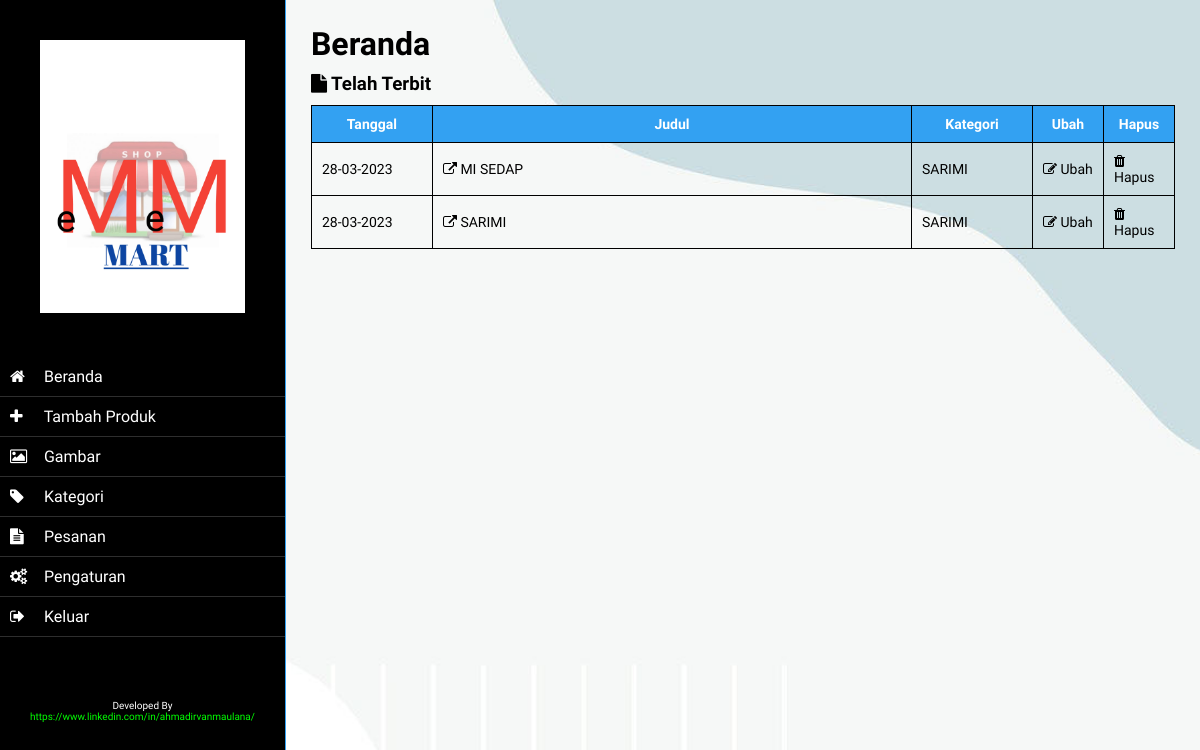
/admin.php (signed in), run on the app's committed database.
### tables this page shows
CREATE TABLE `whatastore_posts` (
  `id` int(6) UNSIGNED NOT NULL,
  `postid` varchar(70) NOT NULL,
  `catid` int(6) NOT NULL,
  `normalprice` float NOT NULL,
  `discountprice` float NOT NULL,
  `title` varchar(300) NOT NULL,
  `time` varchar(150) NOT NULL,
  `options` varchar(200) NOT NULL,
  `picture` varchar(300) NOT NULL,
  `moreimages` text NOT NULL,
  `content` text NOT NULL
);

CREATE TABLE `whatastore_categories` (
  `id` int(6) UNSIGNED NOT NULL,
  `category` varchar(50) NOT NULL
);

### dbcon.php (called while the page is built, shortened)
<?php
$tableprefix = "whatastore_";

### config.php (called while the page is built, shortened)
<?php
include("dbcon.php");
$connection = mysqli_connect($host, $dbuser, $dbpassword, $databasename);
$connection->set_charset("utf8");
$tableconfig = $tableprefix . "config";
$tableposts = $tableprefix . "posts";
$tablecategories = $tableprefix . "categories";
$tablemessages = $tableprefix . "messages";
$sql = "SELECT username, pass FROM users WHERE id = 1";
$result = mysqli_query($connection, $sql);
if (mysqli_num_rows($result) > 0) {
	$row = mysqli_fetch_assoc($result);
	$username = $row["username"];
	$password = $row["pass"];
}
mysqli_query($connection, "CREATE TABLE IF NOT EXISTS $tableconfig (
id INT(6) UNSIGNED AUTO_INCREMENT PRIMARY KEY,
config VARCHAR(150) NOT NULL,
value TEXT CHARACTER SET utf8 COLLATE utf8_general_ci NOT NULL
)");
mysqli_query($connection, "CREATE TABLE IF NOT EXISTS $tableposts (
id INT(6) UNSIGNED AUTO_INCREMENT PRIMARY KEY,
postid VARCHAR(70) NOT NULL,
catid INT(6) NOT NULL,
normalprice FLOAT NOT NULL,
discountprice FLOAT NOT NULL,
title VARCHAR(300) CHARACTER SET utf8 COLLATE utf8_general_ci NOT NULL,
time VARCHAR(150) NOT NULL,
options VARCHAR(200) NOT NULL,
picture VARCHAR(300) NOT NULL,
moreimages TEXT NOT NULL,
content TEXT CHARACTER SET utf8 COLLATE utf8_general_ci NOT NULL
)");
mysqli_query($connection, "CREATE TABLE IF NOT EXISTS $tablecategories (
id INT(6) UNSIGNED AUTO_INCREMENT PRIMARY KEY,
category VARCHAR(50) CHARACTER SET utf8 COLLATE utf8_general_ci NOT NULL
)");
mysqli_query($connection, "CREATE TABLE IF NOT EXISTS $tablemessages (
id INT(6) UNSIGNED AUTO_INCREMENT PRIMARY KEY,
date VARCHAR(50) CHARACTER SET utf8 COLLATE utf8_general_ci NOT NULL,
message VARCHAR(1300) CHARACTER SET utf8 COLLATE utf8_general_ci NOT NULL
)");
$cfg = new \stdClass();
$cfg->websitetitle = "Toko Online WA";
$cfg->maincolor = "#f28433";
$cfg->secondcolor = "#ffb98a";
$cfg->about = "<p>Toko online simpel sederhana berbasis WhatsApp.</p>";
$cfg->language = "id";
$cfg->logo = "";
$cfg->adminwhatsapp = "6287880334339";
$cfg->currencysymbol = "Rp";
$cfg->enablerecentpostsliders = true;
$cfg->enablefacebookcomment = true;
$cfg->enablepublishdate = true;
$cfg->sharebuttonsoption = array();
$cfg->thumbnailmode = 0;
$cfg->disabledecimals = 0;
$baseurl = (isset($_SERVER['HTTPS']) && $_SERVER['HTTPS'] === 'on' ? "https" : "http") . "://$_SERVER[HTTP_HOST]$_SERVER[REQUEST_URI]";
$cfg->baseurl = str_replace("index.php", "", $baseurl);
$JSONcfg = json_encode($cfg);
$sql = "SELECT * FROM $tableconfig";
$result = mysqli_query($connection, $sql);
if (mysqli_num_rows($result) == 0) {
	mysqli_query($connection, $sql = "INSERT INTO $tableconfig (config, value) VALUES ('cfg', '$JSONcfg')");
} else {
	while ($row = mysqli_fetch_assoc($result)) {
		$cfg = json_decode($row["value"]);
		$maincolor = $cfg->maincolor;
		$language = $cfg->language;
		$logo = $cfg->logo;
		$baseurl = $cfg->baseurl;
	}
}

### uilang.php (called while the page is built, shortened)
<?php
function translateId()
{
	global $rawword;
	return proceedTranslation($definitions, $rawword);
}
function proceedTranslation($definitions, $rawword)
{
	$translation = "[untranslated]";
	$keys = array_keys($definitions);
	for ($x = 0; $x < count($keys); $x++) {
		if ($keys[$x] == $rawword)
			$translation = $definitions[$keys[$x]];
	}
	return $translation;
}
function uilang($txt)
{
	global $language;
	$rawword = $txt;
	switch ($language) {
		case "id":
			return translateId();
			break;
	}
}

### functions.php (called while the page is built, shortened)
<?php
function showCatName($id){
	global $connection;
	global $tablecategories;
	$sql = "SELECT * FROM $tablecategories WHERE id = $id";
	$catname = uilang("Uncategorized");
	$fetchedcat = mysqli_fetch_assoc(mysqli_query($connection, $sql))["category"];
	if($fetchedcat != "")
		$catname = $fetchedcat;
	return $catname;
}
				?>

### admin.php (the view, shortened to what this page needs)
<?php
include("config.php");
include("functions.php");
include("uilang.php");
?>
<!DOCTYPE html>
<html>
<head>
	<link rel="stylesheet" type="text/css" href="<?php echo $baseurl ?>assets/css/font-awesome.css">
</head>
<body>
	<?php
	if (isset($_SESSION["adminusername"]) && isset($_SESSION["adminpassword"])) {
		if ($username == $_SESSION["adminusername"] && ($password) == $_SESSION["adminpassword"]) {
	?>
			<div style="display: table; position: absolute; top: 0; bottom: 0; left: 0; right: 0; width: 100%; height: 100%;">
				<div style="display: table-row; height: 100%;">
					<div class="adminmenubar">
						<div class="stickythingy">
							<div style="padding: 40px;">
								<?php
								$currentlogo = "images/logo.png";
								if ($logo != "") {
									$currentlogo = "pictures/" . $logo;
								}
								?>
								<a target="_blank" href="<?php echo $baseurl ?>"><img src="<?php echo $currentlogo ?>" style="display: border-box; width: 100%;"></a>
							</div>
							<a href="<?php echo $baseurl ?>admin.php">
								<div class="adminleftbaritem"><i class="fa fa-home" style="width: 30px;"></i> <?php echo uilang("Home") ?></div>
							</a>
							<a href="<?php echo $baseurl ?>admin.php?newpost">
								<div class="adminleftbaritem"><i class="fa fa-plus" style="width: 30px;"></i> <?php echo uilang("Add Product") ?></div>
							</a>
							<a href="<?php echo $baseurl ?>admin.php?pictures">
								<div class="adminleftbaritem"><i class="fa fa-image" style="width: 30px;"></i> <?php echo uilang("Pictures") ?></div>
							</a>
							<a href="<?php echo $baseurl ?>admin.php?categories">
								<div class="adminleftbaritem"><i class="fa fa-tag" style="width: 30px;"></i> <?php echo uilang("Categories") ?></div>
							</a>
							<a href="<?php echo $baseurl ?>admin.php?orders">
								<div class="adminleftbaritem"><i class="fa fa-file-text" style="width: 30px;"></i> <?php echo uilang("Orders") ?></div>
							</a>
							<a href="<?php echo $baseurl ?>admin.php?settings">
								<div class="adminleftbaritem"><i class="fa fa-cogs" style="width: 30px;"></i> <?php echo uilang("Settings") ?></div>
							</a>
							<a href="<?php echo $baseurl ?>admin.php?logout">
								<div class="adminleftbaritem"><i class="fa fa-sign-out" style="width: 30px;"></i> <?php echo uilang("Logout") ?></div>
							</a>
							<div style="text-align: center; padding: 30px; font-size: 10px;"><br><a target="_blank" class="textlink" style="color: lime;"></a><br><br>Developed By<br>
								<class="textlink" style="color: lime;">https://www.linkedin.com/in/ahmadirvanmaulana/</a>
							</div>
						</div>
					</div>
					<div style="display: table-cell; padding: 25px; vertical-align: top; border-left: 1px solid <?php echo $maincolor ?>; ">
						<?php
						if (isset($_GET["newpost"])) {
						?>
							<div class="postform">
								<h1><?php echo uilang("Add Product") ?></h1>
								<form action="postupload.php" method="post" enctype="multipart/form-data">
									<label><i class="fa fa-edit"></i> <?php echo uilang("Title") ?></label>
									<input name="newposttitle" placeholder="<?php echo uilang("Title") ?>">
									<label><i class="fa fa-money"></i> <?php echo uilang("Price") ?></label>
									<input type="number" step="0.01" name="newpostnormalprice" placeholder="<?php echo uilang("Price") ?>">
									<label><i class="fa fa-money"></i> <?php echo uilang("Discount Price") ?></label>
									<input type="number" step="0.01" name="newpostdiscountprice" placeholder="<?php echo uilang("Discount Price") ?>">
									<label><i class="fa fa-tag"></i> <?php echo uilang("Category") ?></label>
									<select name="catid">
										<?php
										$catsql = "SELECT * FROM $tablecategories ORDER BY category ASC";
										$catresult = mysqli_query($connection, $catsql);
										if (mysqli_num_rows($catresult) > 0) {
											while ($catrow = mysqli_fetch_assoc($catresult)) {
										?>
												<option value="<?php echo $catrow["id"] ?>"><?php echo $catrow["category"] ?></option>
										<?php
											}
										}
										?>
										<option value="0" selected="selected"><?php echo uilang("Uncategorized") ?></option>
									</select>
									<label><i class="fa fa-file"></i> <?php echo uilang("Content") ?></label>
									<textarea name="newpostcontent" style="height: 250px;"></textarea>
									<br><br>
									<label><i class="fa fa-image"></i> <?php echo uilang("Image File") ?></label>
									<input class="fileinput" name="newpicture" type="file" accept="image/jpeg, image/png">
									<label><i class="fa fa-image"></i> <?php echo uilang("Additional Images") ?></label>
									<div id="moreimagesvisual"></div>
									<input id="moreimagesinput" name="moreimagesinput" style="display: none;">
									<div class="buybutton" onclick="showimagepicker()"><i class="fa fa-plus"></i> <?php echo uilang("Add") ?></div>
									<br><br>
									<label><i class="fa fa-check-square-o"></i> <?php echo uilang("Add more options") ?></label>
									<input id="moreoptions" name="moreoptions" style="display: none">
									<div id="moreoptionsvisual" style="margin-bottom: 10px;"></div>
									<div id="moformbutton" class="buybutton" onclick="showmoform()"><i class="fa fa-plus"></i> <?php echo uilang("Add") ?></div>
									<div id="moform" style="border: 1px solid black; border-radius: 6px; padding: 20px; display: none;">
										<label><i class="fa fa-plus"></i> <?php echo uilang("Add new option title:") ?></label>
										<input placeholder="<?php echo uilang("Option Title") ?>" id="newoptiontitle">
										<div class="buybutton" onclick="addnewoptiontitle()"><i class="fa fa-plus"></i> <?php echo uilang("Add") ?></div>
										<div class="buybutton" onclick="closemoform()"><i class="fa fa-times"></i> <?php echo uilang("Close") ?></div>
									</div>
									<div id="moformedit" style="border: 1px solid black; border-radius: 6px; padding: 20px; display: none;">
										<h2><i class="fa fa-check-square-o"></i> <?php echo uilang("Edit") ?> <span id="motitletoedit"></span></h2>
										<div id="currentmochilds"></div>
										<label><?php echo uilang("Add new item for this option") ?></label>
										<input id="moitem" placeholder="<?php echo uilang("Add new item for this option") ?>">
										<label><?php echo uilang("Product price when this option is selected") ?></label>
										<input id="moprice" type="number" placeholder="<?php echo uilang("Price") ?>" value=0>
										<div class="buybutton" onclick="addcurrentmoitem()"><i class="fa fa-plus"></i> <?php echo uilang("Add") ?></div>
										<div class="buybutton" onclick="closemoeditform()"><i class="fa fa-times"></i> <?php echo uilang("Close") ?></div>
									</div>
									<br>
									<br>
									<br>
									<input type="submit" value="<?php echo uilang("Submit") ?>" class="submitbutton">
								</form>
							</div>
							<div class="progress" style="display: none">
								<div id="upploadprogresstitle">
									<h1><?php echo uilang("Upload progress") ?> <span class="percent">0%</span></h1>
									<div class="bar"></div>
								</div>
								<div id="status" style="margin-top: 30px;"></div>
							</div>
							<script>
								$(function() {
									var bar = $('.bar');
									var percent = $('.percent');
									var status = $('#status');
									$('form').ajaxForm({
										beforeSend: function() {
											status.empty();
											var percentVal = '0%';
											bar.width(percentVal);
											percent.html(percentVal);
											$(".progress").slideDown();
											$(".postform").slideUp();
										},
										uploadProgress: function(event, position, total, percentComplete) {
											var percentVal = percentComplete + '%';
											bar.width(percentVal);
											percent.html(percentVal);
										},
										complete: function(xhr) {
											status.html(xhr.responseText);
										}
									});
								});
							</script>
						<?php
						}
						else {
							?>
							<h1><?php echo uilang("Home") ?></h1>
							<?php
							$sql = "SELECT * FROM $tableposts ORDER BY id DESC";
							$result = mysqli_query($connection, $sql);
							if ($result) {
								if (mysqli_num_rows($result) == 0) {
									echo "<p>" . uilang("There is no post published") . ".</p>";
								} else {
							?>
									<h3><i class="fa fa-file"></i> <?php echo uilang("Published Posts") ?></h3>
									<table style="width: 100%">
										<tr>
											<th style="width: 100px;"><?php echo uilang("Date") ?></th>
											<th><?php echo uilang("Title") ?></th>
											<th style="width: 100px;"><?php echo uilang("Category") ?></th>
											<th style="width: 50px;"><?php echo uilang("Edit") ?></th>
											<th style="width: 50px;"><?php echo uilang("Delete") ?></th>
										</tr>
										<?php
										while ($row = mysqli_fetch_assoc($result)) {
											$mil = $row["time"];
											$seconds = $mil / 1000;
											$postdate = date("d-m-Y", $seconds);
										?>
											<tr>
												<td><?php echo $postdate ?></td>
												<td><a target="_blank" href="<?php echo $baseurl . "?post=" . $row["postid"] ?>"><i class="fa fa-external-link"></i> <?php echo $row["title"] ?></a></td>
												<td><?php echo showCatName($row["catid"]) ?></td>
												<td><a href="<?php echo $baseurl ?>admin.php?editpost=<?php echo $row["id"] ?>"><i class="fa fa-edit"></i> <?php echo uilang("Edit") ?></a></td>
												<td><a href="<?php echo $baseurl ?>admin.php?deletepost=<?php echo $row["id"] ?>&title=<?php echo $row["title"] ?>"><i class="fa fa-trash"></i> <?php echo uilang("Delete") ?></a></td>
											</tr>
										<?php
										}
										?>
									</table>
								<?php
								}
							}
						}
						?>
					</div>
				</div>
			</div>
		<?php
		} else {
			echo "<div class='alert'>Login error!</div>";
		}
	}
	?>
</body>
</html>

### data on the page
whatastore_posts: time "28-03-2023", title "MI SEDAP", catid.category "SARIMI"
whatastore_posts: time "28-03-2023", title "SARIMI", catid.category "SARIMI"

### other printed values
uilang("Home") "Beranda"
uilang("Add Product") "Tambah Produk"
uilang("Pictures") "Gambar"
uilang("Categories") "Kategori"
uilang("Orders") "Pesanan"
uilang("Settings") "Pengaturan"
uilang("Logout") "Keluar"
uilang("Published Posts") "Telah Terbit"
uilang("Date") "Tanggal"
uilang("Title") "Judul"
uilang("Category") "Kategori"
uilang("Edit") "Ubah"
uilang("Delete") "Hapus"
